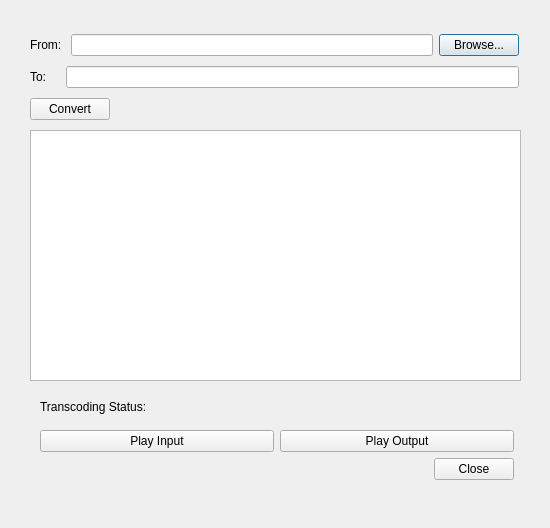
<?xml version="1.0" encoding="UTF-8"?>
<ui version="4.0">
 <class>Dialog</class>
 <widget class="QDialog" name="Dialog">
  <property name="geometry">
   <rect>
    <x>0</x>
    <y>0</y>
    <width>550</width>
    <height>528</height>
   </rect>
  </property>
  <property name="minimumSize">
   <size>
    <width>550</width>
    <height>500</height>
   </size>
  </property>
  <property name="maximumSize">
   <size>
    <width>550</width>
    <height>550</height>
   </size>
  </property>
  <property name="windowTitle">
   <string>Dialog</string>
  </property>
  <widget class="QTextEdit" name="textEdit">
   <property name="geometry">
    <rect>
     <x>30</x>
     <y>130</y>
     <width>491</width>
     <height>251</height>
    </rect>
   </property>
  </widget>
  <widget class="QWidget" name="">
   <property name="geometry">
    <rect>
     <x>30</x>
     <y>30</y>
     <width>489</width>
     <height>95</height>
    </rect>
   </property>
   <layout class="QVBoxLayout" name="verticalLayout">
    <item>
     <layout class="QHBoxLayout" name="horizontalLayout">
      <item>
       <widget class="QLabel" name="from_label">
        <property name="text">
         <string>From: </string>
        </property>
       </widget>
      </item>
      <item>
       <widget class="QLineEdit" name="from_lineEdit">
        <property name="minimumSize">
         <size>
          <width>350</width>
          <height>0</height>
         </size>
        </property>
       </widget>
      </item>
      <item>
       <widget class="QPushButton" name="browse_button">
        <property name="text">
         <string>Browse...</string>
        </property>
       </widget>
      </item>
     </layout>
    </item>
    <item>
     <layout class="QHBoxLayout" name="horizontalLayout_2">
      <property name="spacing">
       <number>20</number>
      </property>
      <item>
       <widget class="QLabel" name="to_label">
        <property name="text">
         <string>To:</string>
        </property>
       </widget>
      </item>
      <item>
       <widget class="QLineEdit" name="to_lineEdit">
        <property name="minimumSize">
         <size>
          <width>430</width>
          <height>0</height>
         </size>
        </property>
       </widget>
      </item>
     </layout>
    </item>
    <item>
     <layout class="QHBoxLayout" name="horizontalLayout_3">
      <item>
       <widget class="QPushButton" name="convert_button">
        <property name="text">
         <string>Convert</string>
        </property>
       </widget>
      </item>
      <item>
       <spacer name="horizontalSpacer">
        <property name="orientation">
         <enum>Qt::Horizontal</enum>
        </property>
        <property name="sizeHint" stdset="0">
         <size>
          <width>40</width>
          <height>20</height>
         </size>
        </property>
       </spacer>
      </item>
     </layout>
    </item>
   </layout>
  </widget>
  <widget class="QWidget" name="">
   <property name="geometry">
    <rect>
     <x>40</x>
     <y>390</y>
     <width>474</width>
     <height>90</height>
    </rect>
   </property>
   <layout class="QVBoxLayout" name="verticalLayout_2">
    <item>
     <layout class="QHBoxLayout" name="horizontalLayout_4">
      <item>
       <widget class="QLabel" name="transcoding_status_label">
        <property name="frameShape">
         <enum>QFrame::NoFrame</enum>
        </property>
        <property name="text">
         <string>Transcoding Status: </string>
        </property>
       </widget>
      </item>
      <item>
       <spacer name="horizontalSpacer_2">
        <property name="orientation">
         <enum>Qt::Horizontal</enum>
        </property>
        <property name="sizeHint" stdset="0">
         <size>
          <width>328</width>
          <height>20</height>
         </size>
        </property>
       </spacer>
      </item>
     </layout>
    </item>
    <item>
     <layout class="QHBoxLayout" name="horizontalLayout_5">
      <item>
       <widget class="QPushButton" name="play_input_button">
        <property name="text">
         <string>Play Input</string>
        </property>
       </widget>
      </item>
      <item>
       <widget class="QPushButton" name="play_output_button">
        <property name="text">
         <string>Play Output</string>
        </property>
       </widget>
      </item>
     </layout>
    </item>
    <item>
     <layout class="QHBoxLayout" name="horizontalLayout_6">
      <item>
       <spacer name="horizontalSpacer_3">
        <property name="orientation">
         <enum>Qt::Horizontal</enum>
        </property>
        <property name="sizeHint" stdset="0">
         <size>
          <width>40</width>
          <height>20</height>
         </size>
        </property>
       </spacer>
      </item>
      <item>
       <widget class="QPushButton" name="close_button">
        <property name="text">
         <string>Close</string>
        </property>
       </widget>
      </item>
     </layout>
    </item>
   </layout>
  </widget>
 </widget>
 <resources/>
 <connections/>
</ui>
